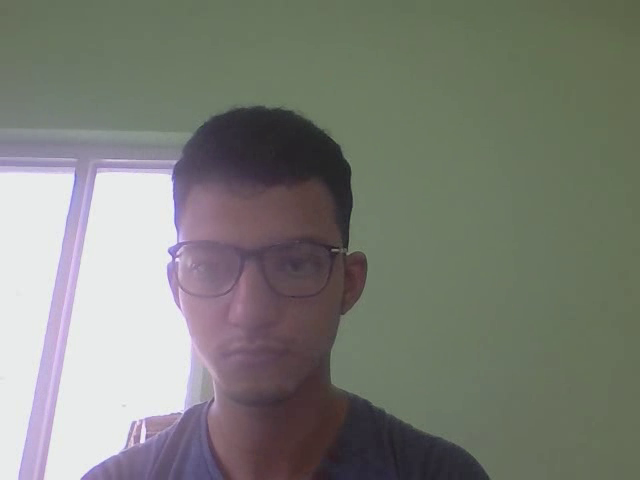
#> input picture frame 11 of webcam/outputGray.avi, 640 x 480 px, given in place of the camera
$ python webGray.py
#> lines starting #> are read from the running program, lines starting #| are printed output that depends on the picture
import cv2
import numpy as np
import os

cap = cv2.VideoCapture(0) # 0 implies first camera on computer, in laptop webcam
fourcc = cv2.VideoWriter_fourcc(*'XVID')
out = cv2.VideoWriter('outputGray.avi', fourcc, 20.0, (640,480))	#creating VideoWriter Object and passing 'name', codec, framerate, videosize

'''try:
	if not os.path.exists('output'):
		os.makedirs('output')
except OSError:
	print('Error creating directory')
'''
while(cap.isOpened()):
	ret, frame = cap.read()
#> frame is the input picture: shape (480, 640, 3); mean B, G, R 118.6, 126.3, 123.8

	gray = cv2.cvtColor(frame, cv2.COLOR_BGR2GRAY)
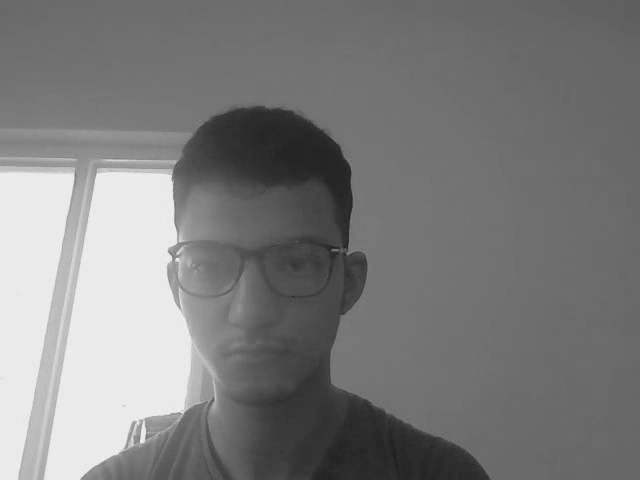
#> gray: shape (480, 640); min 29, max 244, mean 124.5
	frame = cv2.flip(frame,180)	#flipping frame 180 degree
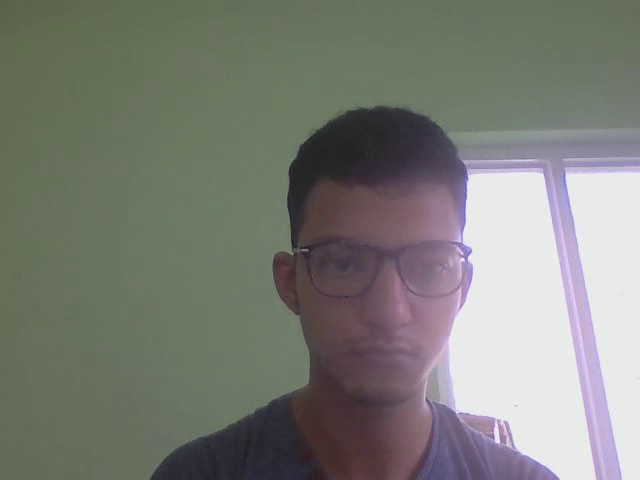
#> frame: shape (480, 640, 3); mean B, G, R 118.6, 126.3, 123.8
	out.write(frame)	#saves image in color since we out.write frame
	cv2.imshow('frame', gray)


	if cv2.waitKey(1) & 0xFF == ord('q'):
#> (key q is pressed here)
		break


cap.release()
out.release()
cv2.destroyAllWindows()

$ run again, starting later in the video
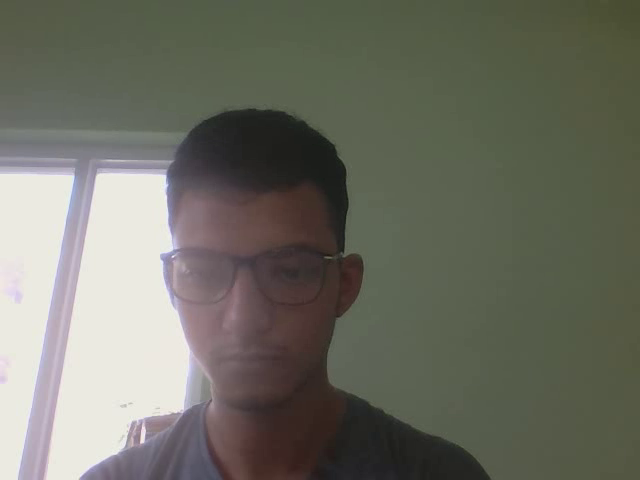
#> input picture frame 50 of webcam/outputGray.avi, 640 x 480 px, given in place of the camera
#> frame is the input picture: shape (480, 640, 3); mean B, G, R 98.7, 110, 109.2
#> `frame = cv2.flip(frame,180)`:
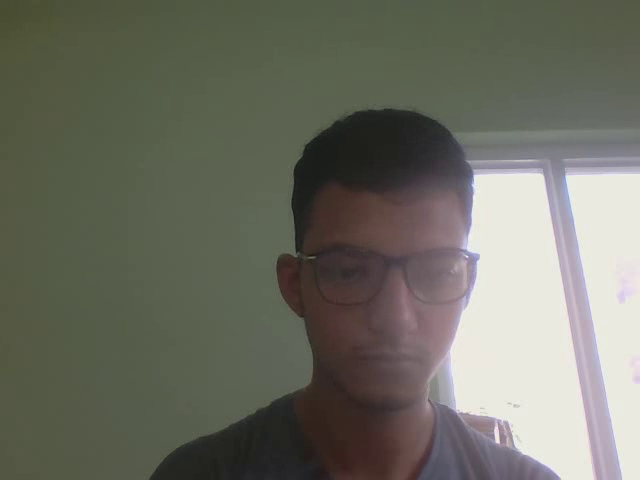
#> frame: shape (480, 640, 3); mean B, G, R 98.7, 110, 109.2

$ run again, starting later in the video
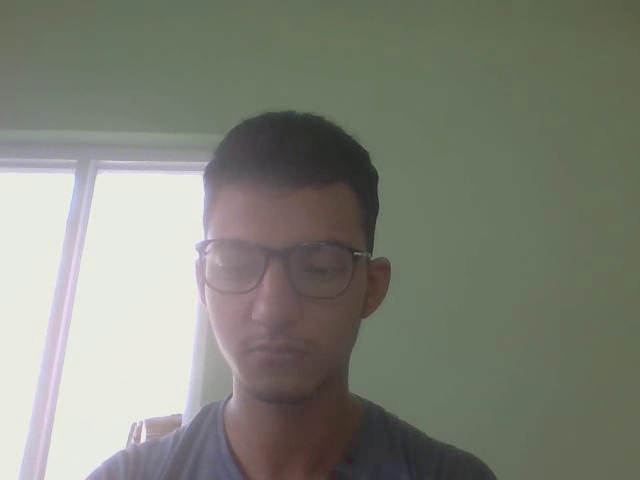
#> input picture frame 90 of webcam/outputGray.avi, 640 x 480 px, given in place of the camera
#> frame is the input picture: shape (480, 640, 3); mean B, G, R 119.4, 130.4, 127.3
#> `frame = cv2.flip(frame,180)`:
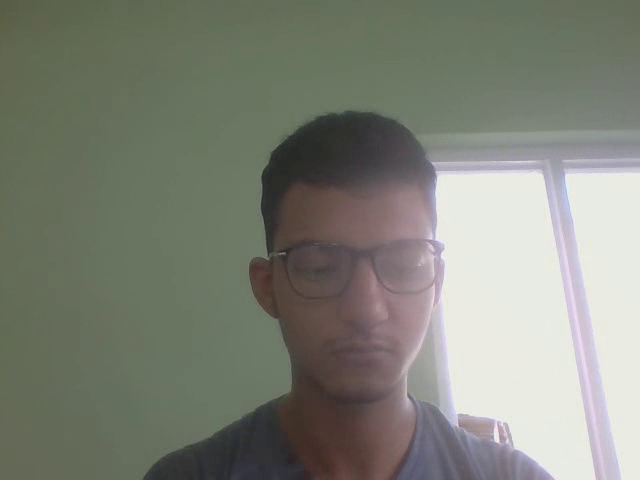
#> frame: shape (480, 640, 3); mean B, G, R 119.4, 130.4, 127.3
